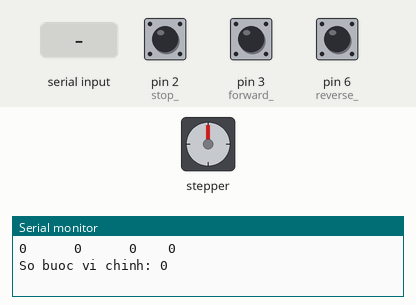
This sketch was run on a simulated Arduino Uno, built with avr-gcc and run on an emulated ATmega328P. On the bench: stepper motor, the last lines printed to the serial monitor. Wiring (inferred from the names in the program): stepper motor driver (200 steps per turn assumed): step pin 4; direction pin 5. The test bench sets the inputs (shaded band); at power-on: pin 2 (stop_) HIGH, pin 6 (reverse_) HIGH, pin 3 (forward_) HIGH.

Above: at 2.6 s.
2.7 s: "90,45\n" received over Serial
At 4.45 s:
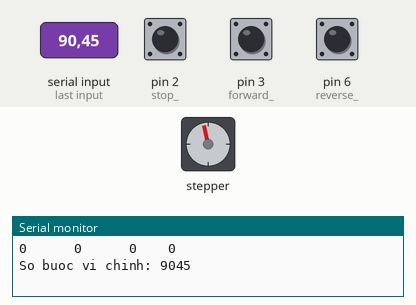
5.7 s: pin 2 (stop_) pulled LOW for 0.15 s
7.3 s: pin 6 (reverse_) pulled LOW for 0.15 s
At 7.82 s:
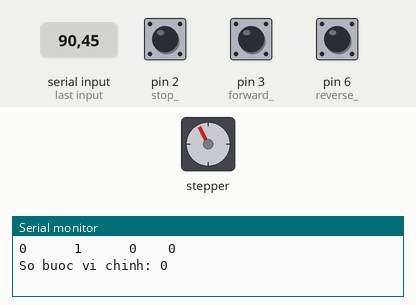
At 9.42 s:
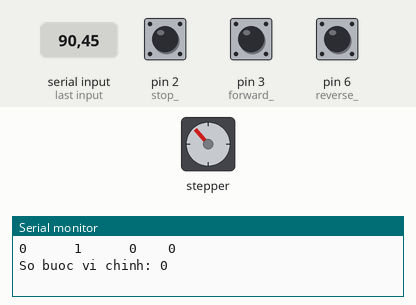
10.4 s: "30,150\n" received over Serial
13.4 s: pin 2 (stop_) pulled LOW for 1 s
15.9 s: pin 6 (reverse_) pulled LOW for 1 s
At 16.42 s:
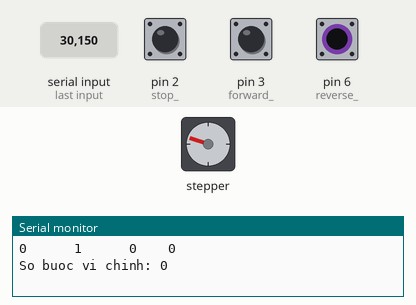
Timing chart, 0 to 20.4 s (numbered marks = the images above; inputs shaded):
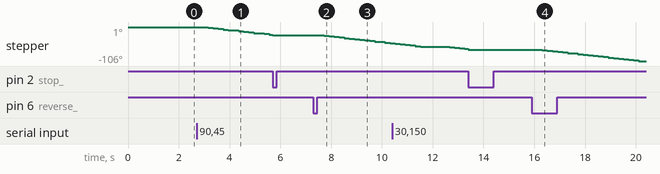

Measured:
- after the input at 2.7 s, stepper: keeps turning counter-clockwise at about 10°/s, starting after 0.46 s
- after the input at 7.3 s, stepper: keeps turning counter-clockwise at about 10°/s, starting after 0.42 s
- after the input at 15.9 s, stepper: keeps turning counter-clockwise at about 9°/s, starting after 0.42 s

The sketch:

stepmotor.ino
```cpp
/*
  Điều Khiển Động Cơ Bước Arduino Sketch

  Đây là đoạn mã Arduino mô phỏng việc điều khiển một động cơ bước sử dụng các nút nhấn
  ngoại vi (chuyển động tiến, chuyển động lùi và dừng) và dữ liệu nhập từ Serial Monitor.
  Động cơ bước có thể di chuyển theo hướng tiến hoặc lùi với số bước được xác định, và
  có nút dừng để dừng động cơ bất cứ lúc nào.

  Mã nguồn bao gồm các hàm tạo xung PWM để điều khiển động cơ bước, xử lý đầu vào từ nút,
  và hiển thị trạng thái hệ thống qua Serial Monitor. Ngoài ra, nó có thể nhận dữ liệu từ
  Serial Monitor để xác định số bước mà động cơ sẽ thực hiện ở mỗi hướng.

  Nhóm tác giả: [Gia Bảo, Huy Hoàng, Thanh Tùng]
  Ngày: [29-11-2023]
  Phiên bản: 1.0

  Kết Nối Chân:
  - Pulse (puL_): Kết nối đến đầu vào Pulse của trình điều khiển động cơ bước
  - Direction (diR_): Kết nối đến đầu vào Direction của trình điều khiển động cơ bước
  - Nút Tiến (forward_): Kết nối đến đầu vào nút tiến
  - Nút Lùi (reverse_): Kết nối đến đầu vào nút lùi
  - Nút Dừng (stop_): Kết nối đến đầu vào nút dừng

  Lệnh Serial:
  - Nhập một số nguyên dương hoặc âm để di chuyển động cơ theo hướng tiến hoặc lùi.

  Ghi Chú:
  - Mã sử dụng ngắt để phát hiện khi nào nút dừng được nhấn.
  - Hãy đảm bảo kết nối đúng và cung cấp nguồn điện phù hợp cho trình điều khiển động cơ bước.
*/

// [Phần mã của bạn điều tiếp theo ở đây]


// Định nghĩa các chân kết nối và cấu trúc cho hệ thống
byte const puL_ = 4;     // Chân kết nối đến Motor Driver - Pulse
byte const diR_ = 5;     // Chân kết nối đến Motor Driver - Direction
byte const forward_ = 3; // Chân nút nhấn Forward
byte const reverse_ = 6; // Chân nút nhấn Reverse
byte const stop_ = 2;    // Chân nút nhấn Stop (không được thay đổi)

// Cấu trúc chứa trạng thái và thông tin của stepper motor
struct
{
  bool current_button[3] = {0, 0, 0}; // forward, reverse, stop
  int totalMun_ = 20;                 // Số bước tối đa cho mỗi lần chuyển động
  int pulse_delay = 100;              // Thời gian giữa các xung PWM
  int count;                          // Biến đếm số bước
  int inputValue;                     // Giá trị nhập từ Serial Monitor
  String inputString;                 // Chuỗi để xử lý dữ liệu nhập từ Serial Monitor
} stepmotor;

// Hàm thiết lập cho Arduino
void setup()
{
  // Cấu hình chân I/O
  pinMode(puL_, OUTPUT);
  pinMode(diR_, OUTPUT);
  pinMode(stop_, INPUT_PULLUP);
  pinMode(forward_, INPUT_PULLUP);
  pinMode(reverse_, INPUT_PULLUP);

  // Kết nối hàm xử lý ngắt khi nút Stop được nhấn
  attachInterrupt(digitalPinToInterrupt(stop_), stopFun, FALLING);

  // Thiết lập trạng thái ban đầu
  digitalWrite(puL_, 0);
  Serial.begin(9600);
  while (!Serial)
  {
    // Chờ cho đến khi Serial sẵn sàng
  }
  menuDis();
  delay(1000);
}

// Hàm tạo xung PWM cho stepper motor
void pwm()
{
  digitalWrite(puL_, 1);
  delay(stepmotor.pulse_delay);
  digitalWrite(puL_, 0);
  delay(stepmotor.pulse_delay);
}

// Hàm thực hiện chuyển động của stepper motor
void stepFun(int valuIn)
{
  int lackPul;
  lackPul += valuIn;
  // if (lackPul != stepmotor.totalMun_)
  // {
  //   lackPul = (lackPul > stepmotor.totalMun_) ? lackPul - stepmotor.totalMun_ : stepmotor.totalMun_ - lackPul;
  // }
  for (int i{1}; i <= lackPul; ++i)
  {
    pwm();
    buttonFun();
    stepmotor.count++;
    if (stepmotor.current_button[2] == 1)
    {
      break;
      menuDis();
    }
  }
  resValueBut();
}

// Hàm thực hiện chuyển động theo hướng Forward
void forward()
{
  menuDis();
  digitalWrite(diR_, 1);
  stepFun(stepmotor.totalMun_);
}

// Hàm thực hiện chuyển động theo hướng Reverse
void reverse()
{
  menuDis();
  digitalWrite(diR_, 0);
  stepFun(stepmotor.totalMun_);
}

// Hàm xử lý sự kiện nút nhấn
void buttonFun()
{
  // Xử lý khi nút Forward được nhấn
  if (digitalRead(forward_) == 0 && !stepmotor.current_button[0])
  {
    stepmotor.current_button[0] = 1; // forward
    stepmotor.current_button[1] = 0; // reverse
    forward();
  }
  // Xử lý khi nút Reverse được nhấn
  else if (digitalRead(reverse_) == 0 && !stepmotor.current_button[1])
  {
    stepmotor.current_button[0] = 0; // forward
    stepmotor.current_button[1] = 1; // reverse
    reverse();
  }
  return;
}

// Hàm xử lý sự kiện nút Stop
void stopFun()
{
  // Xử lý khi nút Stop được nhấn
  if (digitalRead(stop_) == 0 && stepmotor.current_button[2] != 1)
  {
    digitalWrite(puL_, 1);
    stepmotor.current_button[2] = 1;
  }
}

// Hàm đặt lại giá trị của nút và các chân I/O khi kết thúc chuyển động
void resValueBut()
{
  stepmotor.current_button[0] = 0; // forward
  stepmotor.current_button[1] = 0; // reverse
  stepmotor.current_button[2] = 0; // stop
  digitalWrite(puL_, 0);
  digitalWrite(diR_, 0);
  menuDis();
  stepmotor.count = 0;
  stepmotor.inputValue = 0;
}

// Hàm hiển thị trạng thái của hệ thống
void menuDis()
{
  for (int i = 0; i < 60; i++)
  {
    Serial.println("\n");
  }
  Serial.println("Da_bat_Arduino\t | \tGBAO-HHoang-TTung|\tVIP-CODE|  \t\t  |");
  Serial.println("_________________| \t_________________| \t________| \t__________| \t");
  Serial.println("Forward_stepMotor| \tReverse_stepMotor| \tSTOP_!!!| \tTotal_Step| \t");
  Serial.println("V________________| \tV________________| \tV_______| \tV_________| \t");
  Serial.print(stepmotor.current_button[0] + String("\t\t\t") + stepmotor.current_button[1] + String("\t\t\t"));
  Serial.println(stepmotor.current_button[2] + String("\t\t") + stepmotor.count);
  Serial.print("So buoc vi chinh: ");
  Serial.println(stepmotor.inputValue);
}

// Hàm chính của chương trình
void loop()
{
  // Gọi hàm xử lý nút
  buttonFun();

  // Kiểm tra xem có dữ liệu từ Serial Monitor không
  while (Serial.available() > 0)
  {
    // Đọc một ký tự từ Serial Monitor
    char currentChar = Serial.read();

    // Kiểm tra xem ký tự có phải là số hoặc dấu trừ không
    if (isdigit(currentChar) || currentChar == '-')
    {
      // Nếu là số hoặc dấu trừ, thêm vào chuỗi
      stepmotor.inputString += currentChar;
    }
    // Nếu gặp dấu xuống dòng, xử lý chuỗi số
    else if (currentChar == '\n')
    {
      // Chuyển đổi chuỗi thành số nguyên
      stepmotor.inputValue = stepmotor.inputString.toInt();

      // Gọi hàm hiển thị menu và xử lý số nguyên
      menuDis();
      stepFun(stepmotor.inputValue);

      // Đặt lại chuỗi để chuẩn bị cho lần nhập tiếp theo
      stepmotor.inputString = "";
    }
    // Nếu ký tự không phải là số hoặc dấu trừ, xuất thông báo lỗi
    else
    {
      Serial.println("Khong phai so nguyen!!!!!!! ");
    }
  }
}
```
